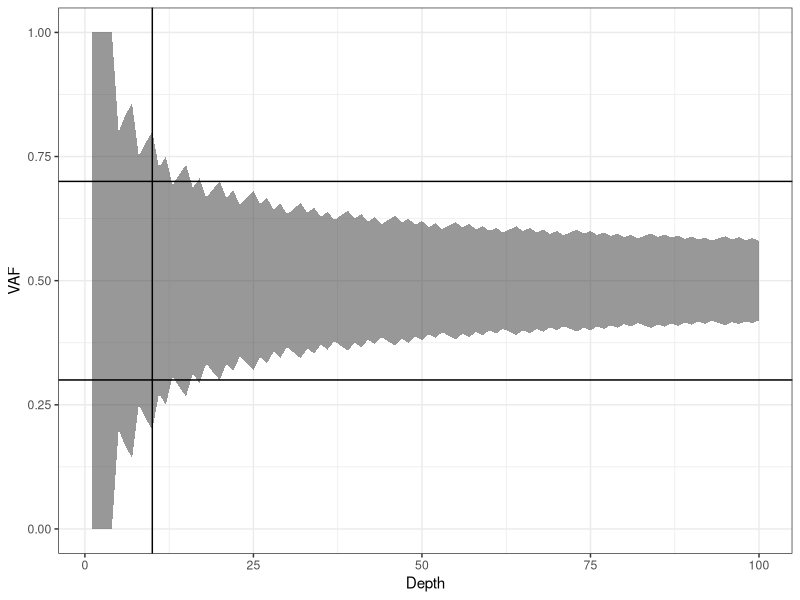

Source code (R):
# Demonstration of the effect of the depth-variable somatic filters.

scenario = expand.grid(depth = 1:100, alpha = c(0.05, 0.1, 0.2))

scenario$ad_lower = qbinom(scenario$alpha/2, scenario$depth, 0.5, lower.tail = TRUE)
scenario$ad_upper = qbinom(scenario$alpha/2, scenario$depth, 0.5, lower.tail = FALSE)

scenario$vaf_lower = scenario$ad_lower / scenario$depth
scenario$vaf_upper = scenario$ad_upper / scenario$depth

library(ggplot2)

# ggplot(scenario, aes(x = depth, ymin = vaf_lower, ymax = vaf_upper, fill = ordered(alpha))) + geom_ribbon() + xlab("Depth") + ylab("VAF")

ggplot(scenario[scenario$alpha == 0.1,], aes(x = depth, ymin = vaf_lower, ymax = vaf_upper)) + geom_ribbon(alpha = 0.5) + xlab("Depth") + ylab("VAF") + theme_bw() + geom_hline(yintercept = c(0.3, 1-0.3)) + geom_vline(xintercept = 10)


